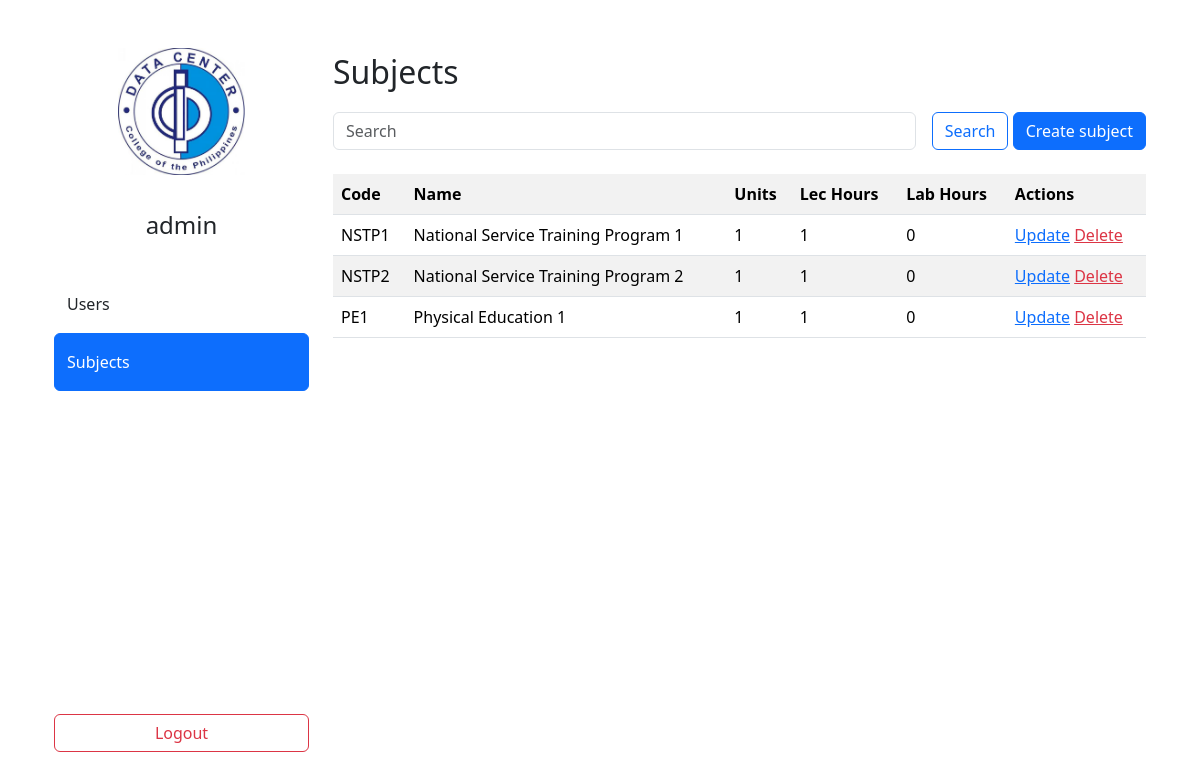
Screenshot of /staffs/subjects/ (signed in) with the database file from the repository.
### staffs/models.py (models this page shows, shortened)
class CustomUser(AbstractUser):
    UTYPE_STU = "STU"
    UTYPE_TEA = "TEA"
    UTYPE_CAS = "CAS"
    UTYPE_STA = "STA"
    UTYPES = (
        (UTYPE_STU, "Student"),
        (UTYPE_TEA, "Teacher"),
        (UTYPE_CAS, "Cashier"),
        (UTYPE_STA, "Staff")
    )
    subjects = models.ManyToManyField(to=Subject, related_name="subjects")
    utype = models.CharField(
        max_length=20,
        choices=UTYPES,
        null=False,
        blank=False
    )

class Subject(models.Model):
    code = models.CharField(max_length=20, unique=True, null=False, blank=False)
    title = models.CharField(max_length=255, unique=True, blank=False, null=False)
    date_pub = models.DateTimeField(auto_now_add=True)
    date_mod = models.DateTimeField(auto_now=True)
    units = models.SmallIntegerField(null=False, blank=False)
    lec_hours = models.SmallIntegerField(null=False, blank=False)
    lab_hours = models.SmallIntegerField(null=False, blank=False)

### staffs/views/subjects.py (the view)
# urls.py: path("subjects/", SubjectListView.as_view(), name="subjects_list"),
class SubjectListView(LoginRequiredMixin, StaffRequiredMixin, ListView):
    model = Subject
    context_object_name = 'subjects'
    template_name = 'staffs/subjects/subjects_list.html'
    def get_queryset(self):
        query = self.request.GET.get('subjects_search')
        if query is None:
            return Subject.objects.all()
        return Subject.objects.filter(title__icontains=query)

### staffs/mixins.py (called while the page is built)
    def test_func(self):
        return self.request.user.utype == "STA"

### templates/staffs/subjects/subjects_list.html (shortened to what this page needs)
{% extends 'dashboard.html' %}
{% block links %}
    <a href="{% url 'users_list' %}" class="btn text-start py-3">Users</a>
    <a href="{% url 'subjects_list' %}" class="btn btn-primary text-start py-3">Subjects</a>
{% endblock %}
{% block data %}
    <p class="fs-2">Subjects</p>
    <form method="get" class="row g-3 mb-4">
        <div class="col d-flex">
            <input type="text" placeholder="Search" class="form-control" name="subjects_search" id="subjects_search">
        </div>
        <div class="col-auto">
            <button class="btn btn-outline-primary" type="submit">Search</button>
            <a href="{% url 'subjects_create' %}" class="btn btn-primary" type="submit">Create subject</a>
        </div>
    </form>
    <table class="table table-striped">
        <tr class="thead">
            <th scope="col">Code</th>
            <th scope="col">Name</th>
            <th scope="col">Units</th>
            <th scope="col">Lec Hours</th>
            <th scope="col">Lab Hours</th>
            <th scope="col">Actions</th>
        </tr>
        {% for subject in subjects %}
            <tr>
                <td>{{ subject.code }}</td>
                <td>{{ subject.title }}</td>
                <td>{{ subject.units }}</td>
                <td>{{ subject.lec_hours }}</td>
                <td>{{ subject.lab_hours }}</td>
                <td>
                    <a href="{% url 'subjects_update' subject.pk %}" class="link link-primary">Update</a>
                    <a href="{% url 'subjects_delete' subject.pk %}" class="link link-danger">Delete</a>
                </td>
            </tr>
        {% endfor %}
    </table>
{% endblock %}

### templates/dashboard.html (shortened to what this page needs)
{% extends 'base.html' %}
{% load static %}
{% block content %}
    <div class="container">
        <div class="container">
            <div class="row vh-100">
                <div class="col col-3 d-flex flex-column py-5">
                    <img class="img-fluid w-50 mx-auto d-block" src="{% static 'logo.jpg' %}" alt="dccph-logo">
                    <p class="fs-4 my-3 py-3 text-center">
                        {% if user.get_full_name %}
                            {{ user.get_full_name }}
                        {% else %}
                            {{ user.username }}
                        {% endif %}
                    </p>
                    {% block links %}
                    {% endblock links %}
                    <a href="{% url 'logout' %}" class="btn btn-outline-danger mt-auto">Logout</a>
                </div>
                <div class="col py-5 vh-100 overflow-y-scroll">
                    {% block data %}
                    {% endblock data %}
                </div>
            </div>
        </div>
    </div>
{% endblock content %}

### rows the page displays
CustomUser: username "admin"
Subject: code "NSTP1", title "National Service Training Program 1", units "1", lec_hours "1", lab_hours "0"
Subject: code "NSTP2", title "National Service Training Program 2", units "1", lec_hours "1", lab_hours "0"
Subject: code "PE1", title "Physical Education 1", units "1", lec_hours "1", lab_hours "0"
